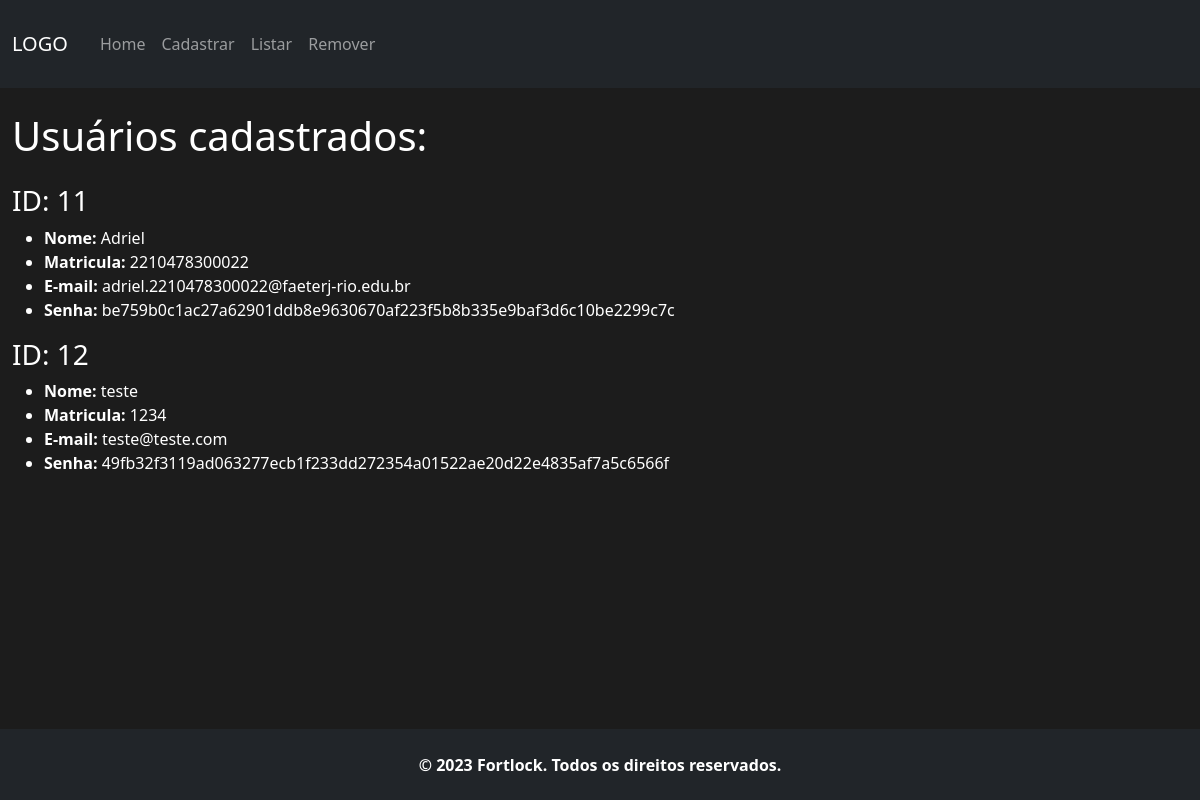
The app's page /listar/ with its own data.
### fortlock_app/models.py (models this page shows, shortened)
class Usuario(models.Model):
    matricula = models.CharField(max_length=30, unique=True)
    nome = models.CharField(max_length=50)
    email = models.CharField(max_length=100, unique=True)
    senhaMestra = models.CharField(max_length=30)

### fortlock_app/views.py (the view)
# urls.py: path('listar/', views.listar, name='listar'),
def listar(request):
    usuarios = Usuario.objects.all()
    return render(request, 'fortlock_app/listar.html', {'usuarios': usuarios})

### fortlock_app/templates/fortlock_app/listar.html (shortened to what this page needs)
{% with page_title="Fortlock - Listagem" %}
    {% include "header.html" %}
{% endwith %}
    <main class="container-fluid pt-4">
        <h1 class="mb-4">Usuários cadastrados:</h1>
        {% for usuario in usuarios %}
            <h3>ID: {{ usuario.id }}</h3>
            <ul>
                <li><strong>Nome: </strong>{{ usuario.nome }}</li>
                <li><strong>Matricula: </strong>{{ usuario.matricula }}</li>
                <li><strong>E-mail: </strong>{{ usuario.email }}</li>
                <li><strong>Senha: </strong>{{ usuario.senhaMestra }}</li>
            </ul>
        {% endfor %}
    </main>
    {% include "footer.html" %}
</body>
</html>

### fortlock_app/static/css/style.css (style rules this page uses)
.principal { background-color: #1c1c1c; margin-bottom: 4.5rem; }
main { margin-bottom: 7rem; color: #FFF; }

### records on screen
Usuario: id "11", nome "Adriel", matricula "2210478300022", email "adriel.2210478300022@faeterj-rio.edu.br", senhaMestra "be759b0c1ac27a62901ddb8e9630670af223f5b8b335e9baf3d6c10be2299c7c"
Usuario: id "12", nome "teste", matricula "1234", email "teste@teste.com", senhaMestra "49fb32f3119ad063277ecb1f233dd272354a01522ae20d22e4835af7a5c6566f"
